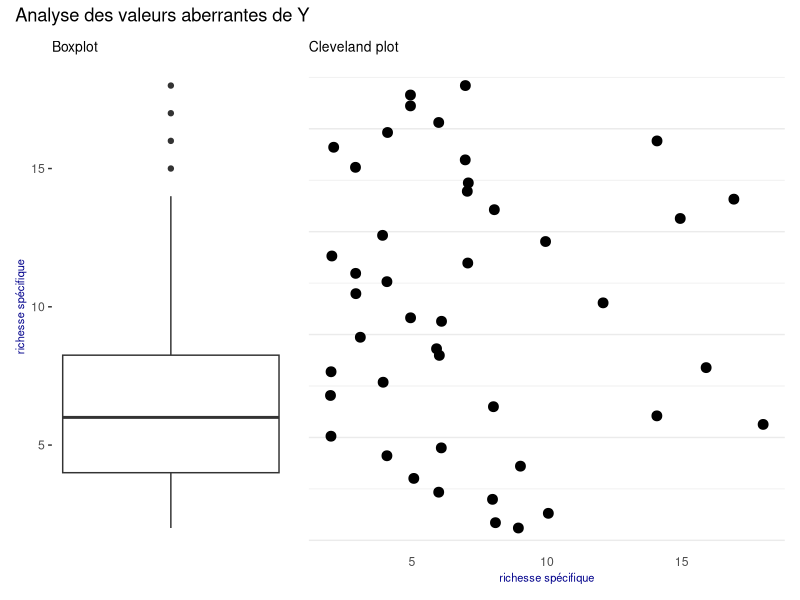
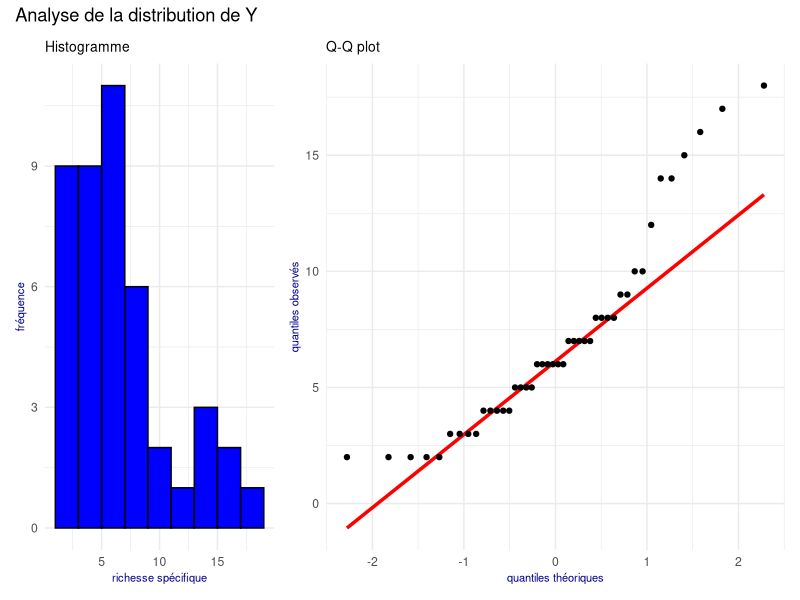
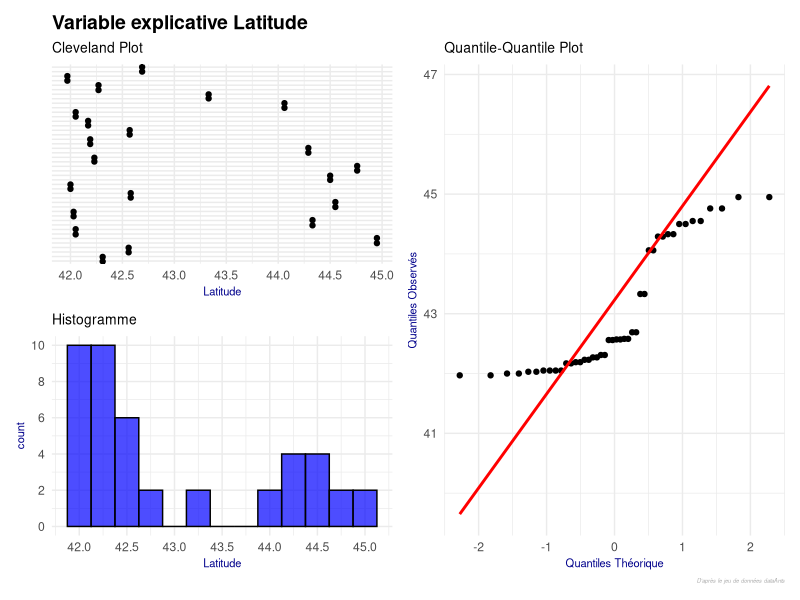
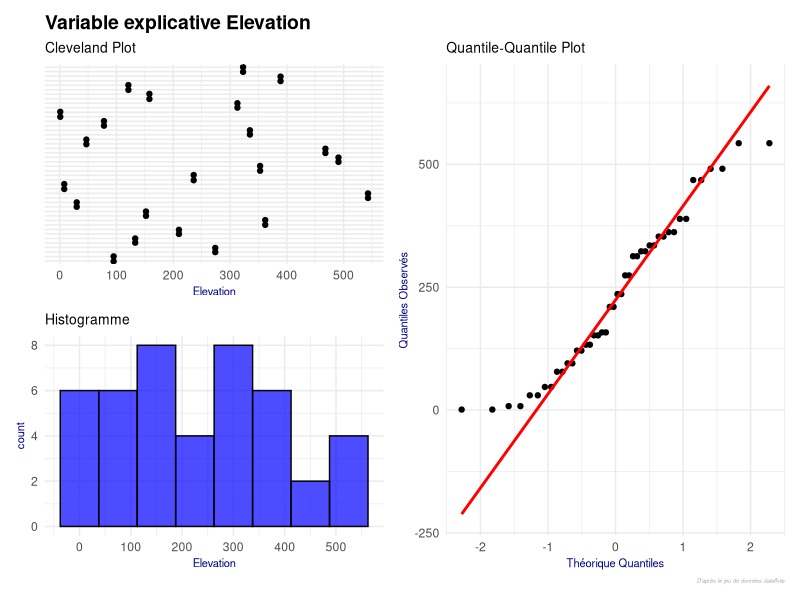
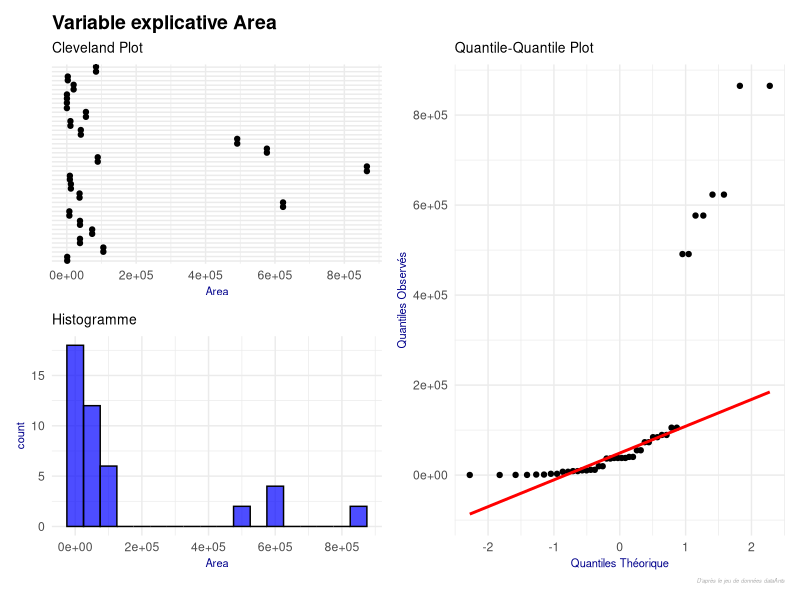
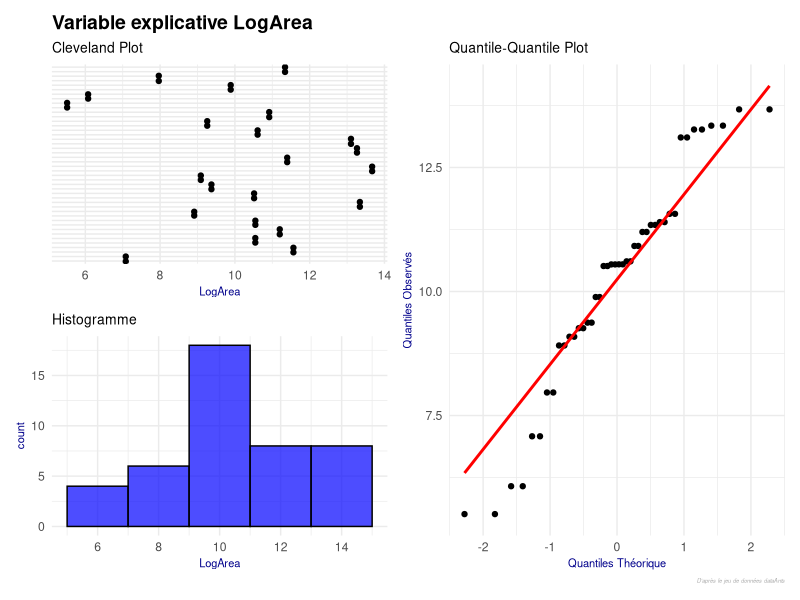

Reproduce these figures in R, in order.
## ---- chunk 1

#importation
dataAnts <- read.table("BogAnts.txt", dec=".", header = TRUE)

#Passer la localisation en facteur 
dataAnts$Location<-as.factor(dataAnts$Location)

#vérification du type des variables 
str(dataAnts)
## ---- chunk 2
library(ggplot2)
library(patchwork)
## ---- chunk 3

# Boxplot 
bp <- ggplot(data = dataAnts, aes(y = Nsp))+
  geom_boxplot()+
  labs(subtitle = "Boxplot",
       y = "richesse spécifique")+
  theme(
    panel.background = element_rect(fill="white"),
    panel.grid.major = element_blank(),
    panel.grid.minor = element_blank(),
    axis.text.x = element_blank(),
    axis.ticks.x = element_blank(),
    
    axis.title.x = element_text(size = 8, color = "darkblue"),
    axis.title.y = element_text(size = 8, color = "darkblue"),
    plot.title = element_text(size = 14, face = "bold", color = "black"),       
    plot.subtitle = element_text(size = 10, color = "black"),                  
    plot.caption = element_text(size = 4, face = "italic", color = "darkgrey")
  )

# Cleveland plot 
cp <- ggplot(data = dataAnts, aes(x = Nsp, y = 1:nrow(dataAnts)))+
  geom_jitter(width = 0.1, size = 3, color = "black")+
  labs(subtitle = "Cleveland plot",
       x = "richesse spécifique")+
  theme_minimal()+
  theme(
    panel.grid.major.x = element_blank(),
    panel.grid.minor.x = element_blank(),
    axis.text.y = element_blank(),
    axis.ticks.y = element_blank(),
    axis.title.y = element_blank(),
    
    axis.title.x = element_text(size = 8, color = "darkblue"),
    plot.title = element_text(size = 14, face = "bold", color = "black"),       
    plot.subtitle = element_text(size = 10, color = "black"),                  
    plot.caption = element_text(size = 4, face = "italic", color = "darkgrey")
  )

## Affichage 
(bp + cp) + 
  plot_layout(widths = c(1, 2)) + 
  plot_annotation(title = "Analyse des valeurs aberrantes de Y")
## ---- chunk 4

# Histogramme 
hg <- ggplot(data = dataAnts, aes(x = Nsp))+
  geom_histogram(binwidth = 2, fill = "blue", color = "black")+
  theme_minimal()+
  labs(subtitle = "Histogramme",
       x = "richesse spécifique",
       y = "fréquence")+
  theme(
    axis.title.x = element_text(size = 8, color = "darkblue"),
    axis.title.y = element_text(size = 8, color = "darkblue"),
    plot.title = element_text(size = 14, face = "bold", color = "black"),       
    plot.subtitle = element_text(size = 10, color = "black"),                  
    plot.caption = element_text(size = 4, face = "italic", color = "darkgrey")
    )

qqp <- ggplot(data = dataAnts, aes(sample = Nsp))+
  geom_qq_line(color = "red", size = 1.2)+
  geom_qq()+
  theme_minimal()+
  labs(subtitle = "Q-Q plot",
       x = "quantiles théoriques",
       y = "quantiles observés")+
  theme(
    axis.title.x = element_text(size = 8, color = "darkblue"),
    axis.title.y = element_text(size = 8, color = "darkblue"),
    plot.title = element_text(size = 14, face = "bold", color = "black"),       
    plot.subtitle = element_text(size = 10, color = "black"),                  
    plot.caption = element_text(size = 4, face = "italic", color = "darkgrey")
  )

# Affichage
(hg + qqp) +
  plot_layout(widths = c(1, 2)) + 
  plot_annotation(title = "Analyse de la distribution de Y")

## ---- chunk 5
p1 <- ggplot(dataAnts) +
  aes(x=Latitude, y=factor(1:nrow(dataAnts), levels = 1:nrow(dataAnts))) + # Affichage avec classification
  geom_jitter(width=0, height=0.1) +
  scale_x_continuous(breaks = seq(41.5, 45, by = 0.5)) + # Valeurs de l'axe X
  labs(title = "Variable explicative Latitude",
       subtitle = "Cleveland Plot",
       x= "Latitude") +  # Titres
  theme_minimal() +
  theme(axis.text.y = element_blank(),   # Supprimer les étiquettes de l'axe Y
        axis.ticks.y = element_blank(),  # Supprimer les ticks de l'axe Y
        axis.title.y = element_blank(),  # Supprimer le titre de l'axe Y
        axis.title.x = element_text(size = 8, color = "darkblue"),
        plot.title = element_text(size = 14, face = "bold", color = "black"),
        plot.subtitle = element_text(size = 10, color = "black")
        )   

p2 <- ggplot(dataAnts) +
  aes(x = Latitude) +  # Utiliser Latitude sur l'axe X
  geom_histogram(binwidth = 0.25, fill = "blue", color = "black", alpha = 0.7) +  # Histogramme
  scale_x_continuous(breaks = seq(41.5, 45, by = 0.5)) +  # Valeurs de l'axe X
  scale_y_continuous(breaks = seq(0, 10, by = 2)) +  # Valeurs de l'axe X
  labs(subtitle = "Histogramme",
       x = "Latitude") +  # Titres
  theme_minimal() +  # Appliquer un thème minimal
  theme(
    axis.title.x = element_text(size = 8, color = "darkblue"), 
    axis.title.y = element_text(size = 8, color = "darkblue"),
    plot.subtitle = element_text(size = 10, color = "black")
  ) 

p3 <- ggplot(dataAnts, aes(sample = Latitude)) +
  labs(subtitle = "Quantile-Quantile Plot",
       caption = "D'après le jeu de données dataAnts",
       x = "Quantiles Théorique",
       y = "Quantiles Observés") +
  stat_qq() +  # Ajoute les points du Q-Q plot
  stat_qq_line(col = "red", size = 1) +  # Ajoute la ligne théorique
  theme_minimal() + # Applique un thème minimal
  theme(
    axis.title.x = element_text(size = 8, color = "darkblue"),
    axis.title.y = element_text(size = 8, color = "darkblue"),
    plot.title = element_text(size = 14, face = "bold", color = "black"),       
    plot.subtitle = element_text(size = 10, color = "black"),                  
    plot.caption = element_text(size = 4, face = "italic", color = "darkgrey") 
  ) 

(p1 / p2) | p3 + 
  plot_layout(guides = "collect")
## ---- chunk 6
p4 <- ggplot(dataAnts) +
  aes(x=Elevation, y=factor(1:nrow(dataAnts), levels = 1:nrow(dataAnts))) + # Affichage avec classification
  geom_jitter(width=0, height=0.1) +
  scale_x_continuous(breaks = seq(0, 545, by = 100)) + # Valeurs de l'axe X
  labs(title = "Variable explicative Elevation",
       subtitle = "Cleveland Plot",
       x= "Elevation") +  # Titres
  theme_minimal() +
  theme(axis.text.y = element_blank(),   # Supprimer les étiquettes de l'axe Y
        axis.ticks.y = element_blank(),  # Supprimer les ticks de l'axe Y
        axis.title.y = element_blank(),  # Supprimer le titre de l'axe Y
        axis.title.x = element_text(size = 8, color = "darkblue"),
        plot.title = element_text(size = 14, face = "bold", color = "black"),
        plot.subtitle = element_text(size = 10, color = "black")
        )   

p5 <- ggplot(dataAnts) +
  aes(x = Elevation) +  # Utiliser Elevation sur l'axe X
  geom_histogram(binwidth = 75, fill = "blue", color = "black", alpha = 0.7) +  # Histogramme
  scale_x_continuous(breaks = seq(0, 545, by = 100)) +  # Valeurs de l'axe X
  scale_y_continuous(breaks = seq(0, 10, by = 2)) +  # Valeurs de l'axe X
  labs(subtitle = "Histogramme",
       x = "Elevation") +  # Titres
  theme_minimal() +  # Appliquer un thème minimal
  theme(
    axis.title.x = element_text(size = 8, color = "darkblue"), 
    axis.title.y = element_text(size = 8, color = "darkblue"),
    plot.subtitle = element_text(size = 10, color = "black")
  ) 

p6 <- ggplot(dataAnts, aes(sample = Elevation)) +
  labs(subtitle = "Quantile-Quantile Plot",
       caption = "D'après le jeu de données dataAnts",
       x = "Théorique Quantiles",
       y = "Quantiles Observés") +
  stat_qq() +  # Ajoute les points du Q-Q plot
  stat_qq_line(col = "red", size = 1) +  # Ajoute la ligne théorique
  theme_minimal() + # Applique un thème minimal
  theme(
    axis.title.x = element_text(size = 8, color = "darkblue"),
    axis.title.y = element_text(size = 8, color = "darkblue"),
    plot.title = element_text(size = 14, face = "bold", color = "black"),       
    plot.subtitle = element_text(size = 10, color = "black"),                  
    plot.caption = element_text(size = 4, face = "italic", color = "darkgrey") 
  ) 

(p4 / p5) | p6 + 
  plot_layout(guides = "collect")

## ---- chunk 7
p4 <- ggplot(dataAnts) +
  aes(x=Area, y=factor(1:nrow(dataAnts), levels = 1:nrow(dataAnts))) + # Affichage avec classification
  geom_jitter(width=0, height=0.1) +
  scale_x_continuous(breaks = seq(0, 865000, by = 200000)) + # Valeurs de l'axe X
  labs(title = "Variable explicative Area",
       subtitle = "Cleveland Plot",
       x= "Area") +  # Titres
  theme_minimal() +
  theme(axis.text.y = element_blank(),   # Supprimer les étiquettes de l'axe Y
        axis.ticks.y = element_blank(),  # Supprimer les ticks de l'axe Y
        axis.title.y = element_blank(),  # Supprimer le titre de l'axe Y
        axis.title.x = element_text(size = 8, color = "darkblue"),
        plot.title = element_text(size = 14, face = "bold", color = "black"),
        plot.subtitle = element_text(size = 10, color = "black")
        )   

p5 <- ggplot(dataAnts) +
  aes(x = Area) +  # Utiliser Aera sur l'axe X
  geom_histogram(binwidth = 50000, fill = "blue", color = "black", alpha = 0.7) +  # Histogramme
  scale_x_continuous(breaks = seq(0, 865000, by = 200000)) +  # Valeurs de l'axe X
  scale_y_continuous(breaks = seq(0, 30, by = 5)) +  # Valeurs de l'axe X
  labs(subtitle = "Histogramme",
       x = "Area") +  # Titres
  theme_minimal() +  # Appliquer un thème minimal
  theme(
    axis.title.x = element_text(size = 8, color = "darkblue"), 
    axis.title.y = element_text(size = 8, color = "darkblue"),
    plot.subtitle = element_text(size = 10, color = "black")
  ) 

p6 <- ggplot(dataAnts, aes(sample = Area)) +
  labs(subtitle = "Quantile-Quantile Plot",
       caption = "D'après le jeu de données dataAnts",
       x = "Quantiles Théorique",
       y = "Quantiles Observés") +
  stat_qq() +  # Ajoute les points du Q-Q plot
  stat_qq_line(col = "red", size = 1) +  # Ajoute la ligne théorique
  theme_minimal() + # Applique un thème minimal
  theme(
    axis.title.x = element_text(size = 8, color = "darkblue"),
    axis.title.y = element_text(size = 8, color = "darkblue"),
    plot.title = element_text(size = 14, face = "bold", color = "black"),       
    plot.subtitle = element_text(size = 10, color = "black"),                  
    plot.caption = element_text(size = 4, face = "italic", color = "darkgrey") 
  ) 

(p4 / p5) | p6 + 
  plot_layout(guides = "collect")

## ---- chunk 8
dataAnts$LogArea<-log(dataAnts$Area)

p4 <- ggplot(dataAnts) +
  aes(x=LogArea, y=factor(1:nrow(dataAnts), levels = 1:nrow(dataAnts))) + # Affichage avec classification
  geom_jitter(width=0, height=0.1) +
  scale_x_continuous(breaks = seq(2, 15, by = 2)) + # Valeurs de l'axe X
  labs(title = "Variable explicative LogArea",
       subtitle = "Cleveland Plot",
       x= "LogArea") +  # Titres
  theme_minimal() +
  theme(axis.text.y = element_blank(),   # Supprimer les étiquettes de l'axe Y
        axis.ticks.y = element_blank(),  # Supprimer les ticks de l'axe Y
        axis.title.y = element_blank(),  # Supprimer le titre de l'axe Y
        axis.title.x = element_text(size = 8, color = "darkblue"),
        plot.title = element_text(size = 14, face = "bold", color = "black"),
        plot.subtitle = element_text(size = 10, color = "black")
        )   

p5 <- ggplot(dataAnts) +
  aes(x = LogArea) +  # Utiliser Aera sur l'axe X
  geom_histogram(binwidth = 2, fill = "blue", color = "black", alpha = 0.7) +  # Histogramme
  scale_x_continuous(breaks = seq(2, 15, by = 2)) +  # Valeurs de l'axe X
  scale_y_continuous(breaks = seq(0, 30, by = 5)) +  # Valeurs de l'axe X
  labs(subtitle = "Histogramme",
       x = "LogArea") +  # Titres
  theme_minimal() +  # Appliquer un thème minimal
  theme(
    axis.title.x = element_text(size = 8, color = "darkblue"), 
    axis.title.y = element_text(size = 8, color = "darkblue"),
    plot.subtitle = element_text(size = 10, color = "black")
  ) 

p6 <- ggplot(dataAnts, aes(sample = LogArea)) +
  labs(subtitle = "Quantile-Quantile Plot",
       caption = "D'après le jeu de données dataAnts",
       x = "Quantiles Théorique",
       y = "Quantiles Observés") +
  stat_qq() +  # Ajoute les points du Q-Q plot
  stat_qq_line(col = "red", size = 1) +  # Ajoute la ligne théorique
  theme_minimal() + # Applique un thème minimal
  theme(
    axis.title.x = element_text(size = 8, color = "darkblue"),
    axis.title.y = element_text(size = 8, color = "darkblue"),
    plot.title = element_text(size = 14, face = "bold", color = "black"),       
    plot.subtitle = element_text(size = 10, color = "black"),                  
    plot.caption = element_text(size = 4, face = "italic", color = "darkgrey") 
  ) 

(p4 / p5) | p6 + 
  plot_layout(guides = "collect")

## ---- chunk 9
summary(dataAnts$Location)
